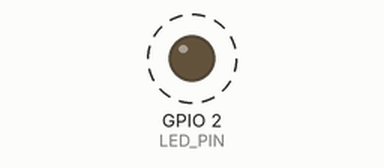
This sketch was run on a simulated ESP8266 (NodeMCU). Shown: output pins drawn as LEDs (lit = HIGH). Dashed ring = blinking. What the sketch prints to the serial monitor is not drawn.

Above: at 0.5 s.
Timing chart, 0 to 4.6 s (numbered marks = the images above):
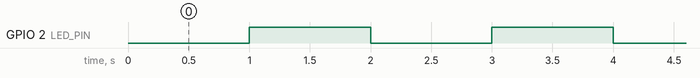

Measured:
- by itself, GPIO 2 (LED_PIN): alternates HIGH for 1.0 s and LOW for 1.0 s

The sketch:

blink_led.ino
```cpp
// Definir el pin del LED (GPIO2 es el LED integrado en la mayoría de ESP8266)
#define LED_PIN 2  // GPIO2 / D4

void setup() {
  // Inicializar comunicación serial para debugging
  Serial.begin(115200);
  Serial.println("\n\nIniciando programa de parpadeo LED ESP8266");

  // Configurar el pin del LED como salida
  pinMode(LED_PIN, OUTPUT);
}

void loop() {
  // Encender el LED
  digitalWrite(LED_PIN, LOW);   // En ESP8266, LOW enciende el LED integrado
  Serial.println("LED encendido");
  delay(1000);  // Esperar 1 segundo

  // Apagar el LED
  digitalWrite(LED_PIN, HIGH);  // En ESP8266, HIGH apaga el LED integrado
  Serial.println("LED apagado");
  delay(1000);  // Esperar 1 segundo
}
```
